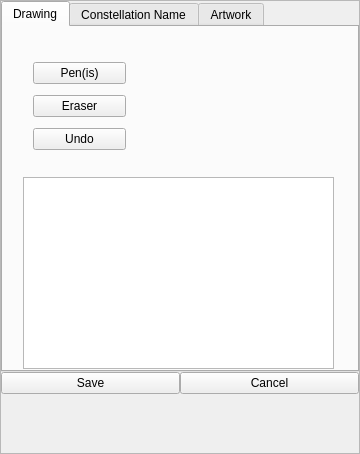
<?xml version="1.0" encoding="UTF-8"?>
<ui version="4.0">
 <class>scmEditorDialog</class>
 <widget class="QWidget" name="scmEditorDialog">
  <property name="geometry">
   <rect>
    <x>0</x>
    <y>0</y>
    <width>360</width>
    <height>454</height>
   </rect>
  </property>
  <property name="minimumSize">
   <size>
    <width>360</width>
    <height>412</height>
   </size>
  </property>
  <property name="maximumSize">
   <size>
    <width>1000000</width>
    <height>999999</height>
   </size>
  </property>
  <property name="styleSheet">
   <string notr="true"/>
  </property>
  <layout class="QVBoxLayout" name="verticalLayout">
   <property name="spacing">
    <number>0</number>
   </property>
   <property name="leftMargin">
    <number>0</number>
   </property>
   <property name="topMargin">
    <number>0</number>
   </property>
   <property name="rightMargin">
    <number>0</number>
   </property>
   <property name="bottomMargin">
    <number>0</number>
   </property>
   <item>
    <widget class="TitleBar" name="titleBar">
     <property name="title" stdset="0">
      <string>Sky Culture Maker</string>
     </property>
    </widget>
   </item>
   <item>
    <widget class="QFrame" name="Content">
     <property name="sizePolicy">
      <sizepolicy hsizetype="Expanding" vsizetype="Expanding">
       <horstretch>0</horstretch>
       <verstretch>0</verstretch>
      </sizepolicy>
     </property>
     <property name="frameShape">
      <enum>QFrame::StyledPanel</enum>
     </property>
     <layout class="QVBoxLayout" name="verticalLayout_3">
      <property name="spacing">
       <number>0</number>
      </property>
      <property name="leftMargin">
       <number>0</number>
      </property>
      <property name="topMargin">
       <number>0</number>
      </property>
      <property name="rightMargin">
       <number>0</number>
      </property>
      <property name="bottomMargin">
       <number>0</number>
      </property>
      <item>
       <widget class="QTabWidget" name="tabs">
        <property name="maximumSize">
         <size>
          <width>16777215</width>
          <height>400</height>
         </size>
        </property>
        <property name="currentIndex">
         <number>0</number>
        </property>
        <property name="iconSize">
         <size>
          <width>32</width>
          <height>32</height>
         </size>
        </property>
        <widget class="QWidget" name="drawingTab">
         <attribute name="title">
          <string>Drawing</string>
         </attribute>
         <widget class="QTextBrowser" name="drawInfoBox">
          <property name="geometry">
           <rect>
            <x>20</x>
            <y>150</y>
            <width>311</width>
            <height>192</height>
           </rect>
          </property>
         </widget>
         <widget class="QWidget" name="">
          <property name="geometry">
           <rect>
            <x>30</x>
            <y>30</y>
            <width>93</width>
            <height>100</height>
           </rect>
          </property>
          <layout class="QVBoxLayout" name="drawBtnLayout">
           <item>
            <widget class="QPushButton" name="penBtn">
             <property name="text">
              <string>Pen(is)</string>
             </property>
            </widget>
           </item>
           <item>
            <widget class="QPushButton" name="eraserBtn">
             <property name="text">
              <string>Eraser</string>
             </property>
            </widget>
           </item>
           <item>
            <widget class="QPushButton" name="undoBtn">
             <property name="text">
              <string>Undo</string>
             </property>
            </widget>
           </item>
          </layout>
         </widget>
        </widget>
        <widget class="QWidget" name="constellationNameTab">
         <attribute name="title">
          <string>Constellation Name</string>
         </attribute>
         <layout class="QVBoxLayout" name="verticalLayout_2">
          <property name="leftMargin">
           <number>15</number>
          </property>
          <property name="topMargin">
           <number>10</number>
          </property>
          <property name="rightMargin">
           <number>15</number>
          </property>
          <property name="bottomMargin">
           <number>10</number>
          </property>
          <item>
           <widget class="QLabel" name="labelsTitle">
            <property name="font">
             <font>
              <pointsize>20</pointsize>
             </font>
            </property>
            <property name="text">
             <string>Please name the Constellation</string>
            </property>
            <property name="alignment">
             <set>Qt::AlignCenter</set>
            </property>
           </widget>
          </item>
          <item>
           <widget class="QLabel" name="enNameLbl">
            <property name="text">
             <string>English name</string>
            </property>
           </widget>
          </item>
          <item>
           <widget class="QTextEdit" name="enNameTE">
            <property name="maximumSize">
             <size>
              <width>16777215</width>
              <height>32</height>
             </size>
            </property>
           </widget>
          </item>
          <item>
           <widget class="QLabel" name="natNameLbl">
            <property name="text">
             <string>Native name (optional)</string>
            </property>
           </widget>
          </item>
          <item>
           <widget class="QTextEdit" name="natNameTE">
            <property name="maximumSize">
             <size>
              <width>16777215</width>
              <height>32</height>
             </size>
            </property>
           </widget>
          </item>
          <item>
           <widget class="QLabel" name="pronounceLbl">
            <property name="text">
             <string>Pronounciation (optional, European glyphs or Pinyin)</string>
            </property>
           </widget>
          </item>
          <item>
           <widget class="QTextEdit" name="pronounceTE">
            <property name="maximumSize">
             <size>
              <width>16777215</width>
              <height>32</height>
             </size>
            </property>
           </widget>
          </item>
          <item>
           <widget class="QLabel" name="ipaLbl">
            <property name="text">
             <string>IPA (optional)</string>
            </property>
           </widget>
          </item>
          <item>
           <widget class="QTextEdit" name="ipaTE">
            <property name="maximumSize">
             <size>
              <width>16777215</width>
              <height>32</height>
             </size>
            </property>
           </widget>
          </item>
          <item>
           <widget class="QPushButton" name="saveLabelsBtn">
            <property name="text">
             <string>Save Labels</string>
            </property>
           </widget>
          </item>
          <item>
           <widget class="QLabel" name="labelsSavedLbl">
            <property name="enabled">
             <bool>true</bool>
            </property>
            <property name="font">
             <font>
              <pointsize>15</pointsize>
              <kerning>true</kerning>
             </font>
            </property>
            <property name="text">
             <string>Saved labels.</string>
            </property>
           </widget>
          </item>
         </layout>
        </widget>
        <widget class="QWidget" name="artworkTab">
         <attribute name="title">
          <string>Artwork</string>
         </attribute>
        </widget>
       </widget>
      </item>
      <item>
       <layout class="QHBoxLayout" name="horizontalLayout">
        <item>
         <widget class="QPushButton" name="saveBtn">
          <property name="text">
           <string>Save</string>
          </property>
         </widget>
        </item>
        <item>
         <widget class="QPushButton" name="cancelBtn">
          <property name="text">
           <string>Cancel</string>
          </property>
         </widget>
        </item>
       </layout>
      </item>
      <item>
       <spacer name="ConstEditorSpacer">
        <property name="orientation">
         <enum>Qt::Vertical</enum>
        </property>
        <property name="sizeHint" stdset="0">
         <size>
          <width>20</width>
          <height>10</height>
         </size>
        </property>
       </spacer>
      </item>
     </layout>
    </widget>
   </item>
  </layout>
 </widget>
 <customwidgets>
  <customwidget>
   <class>TitleBar</class>
   <extends>QFrame</extends>
   <header location="global">Dialog.hpp</header>
   <container>1</container>
  </customwidget>
 </customwidgets>
 <resources>
  <include location="../../resources/SkyCultureMaker.qrc"/>
 </resources>
 <connections/>
</ui>
